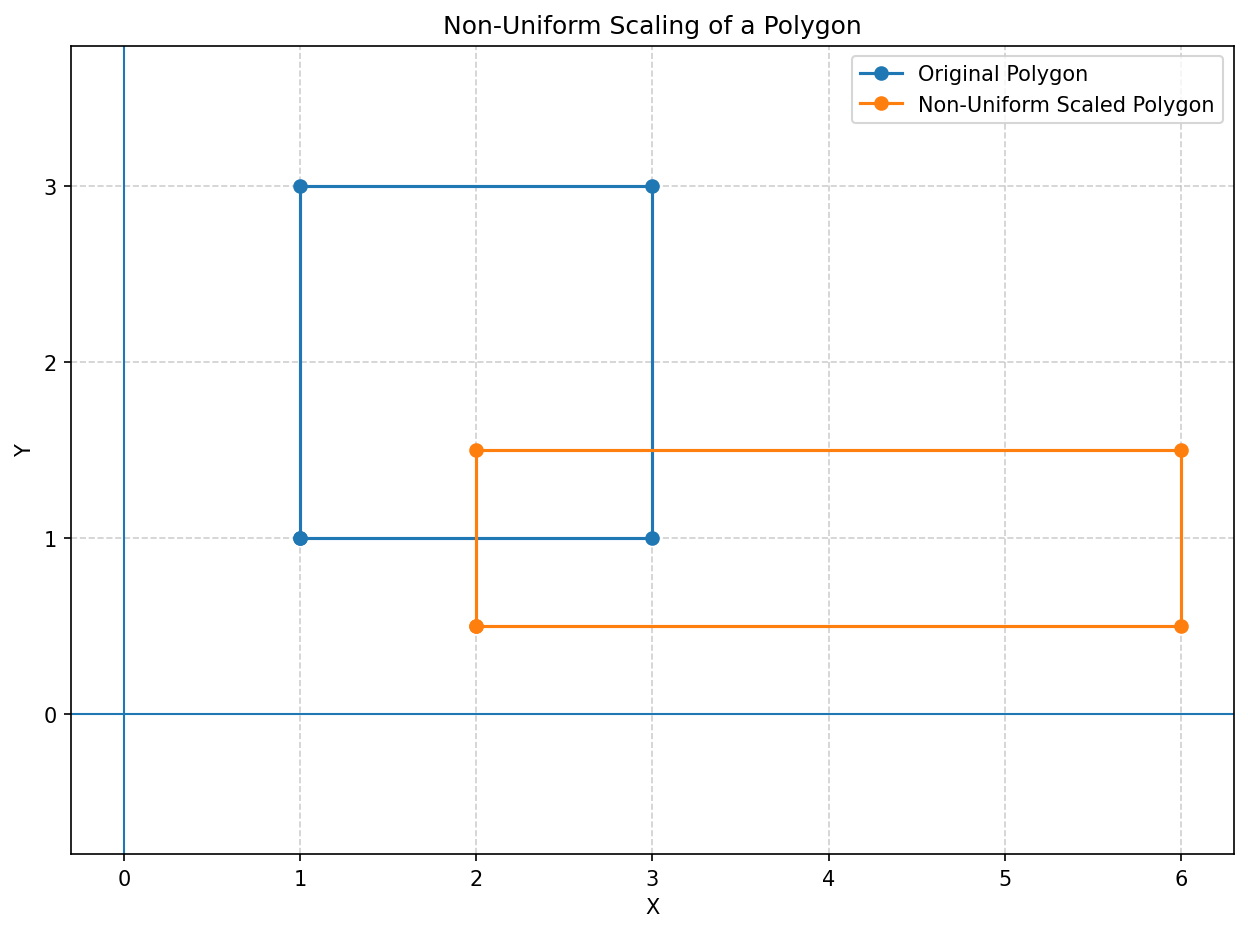

Write the Python code that produced this figure.
import numpy as np
import matplotlib.pyplot as plt


# ------------------------------------------------
# Original Polygon
# ------------------------------------------------

polygon = np.array([
    [1, 1, 1],
    [3, 1, 1],
    [3, 3, 1],
    [1, 3, 1]
], dtype=float)


# ------------------------------------------------
# Non-Uniform Scaling Factors
# ------------------------------------------------

sx = 2
sy = 0.5


# ------------------------------------------------
# Scaling Matrix
# ------------------------------------------------

S = np.array([
    [sx, 0,  0],
    [0,  sy, 0],
    [0,  0,  1]
], dtype=float)


# ------------------------------------------------
# Apply Scaling
# ------------------------------------------------

transformed_polygon = []

for point in polygon:

    new_point = S @ point

    transformed_polygon.append(new_point)


transformed_polygon = np.array(transformed_polygon)


# ------------------------------------------------
# Display Results
# ------------------------------------------------

print("Non-Uniform Scaling")

print("\nScaling Matrix:")
print(S)

print("\nOriginal Coordinates:")
print(polygon)

print("\nTransformed Coordinates:")
print(transformed_polygon)


# ------------------------------------------------
# Extract Coordinates
# ------------------------------------------------

original_x = polygon[:, 0]
original_y = polygon[:, 1]

scaled_x = transformed_polygon[:, 0]
scaled_y = transformed_polygon[:, 1]


# Close polygons

original_x = np.append(
    original_x,
    original_x[0]
)

original_y = np.append(
    original_y,
    original_y[0]
)

scaled_x = np.append(
    scaled_x,
    scaled_x[0]
)

scaled_y = np.append(
    scaled_y,
    scaled_y[0]
)


# ------------------------------------------------
# Plot
# ------------------------------------------------

plt.figure(figsize=(10, 7))


# Original polygon

plt.plot(
    original_x,
    original_y,
    '-o',
    label="Original Polygon"
)


# Scaled polygon

plt.plot(
    scaled_x,
    scaled_y,
    '-o',
    label="Non-Uniform Scaled Polygon"
)


# X-axis

plt.axhline(
    0,
    linewidth=1
)


# Y-axis

plt.axvline(
    0,
    linewidth=1
)


# Grid

plt.grid(
    True,
    linestyle='--',
    alpha=0.6
)


# Equal scale

plt.axis('equal')


# Labels

plt.xlabel("X")

plt.ylabel("Y")


# Title

plt.title(
    "Non-Uniform Scaling of a Polygon"
)


plt.legend()


# ------------------------------------------------
# Save Image
# ------------------------------------------------

plt.savefig(
    "Q18_non_uniform_scaling.png",
    dpi=150,
    bbox_inches="tight"
)


plt.show()


print(
    "\nImage saved as Q18_non_uniform_scaling.png"
)
